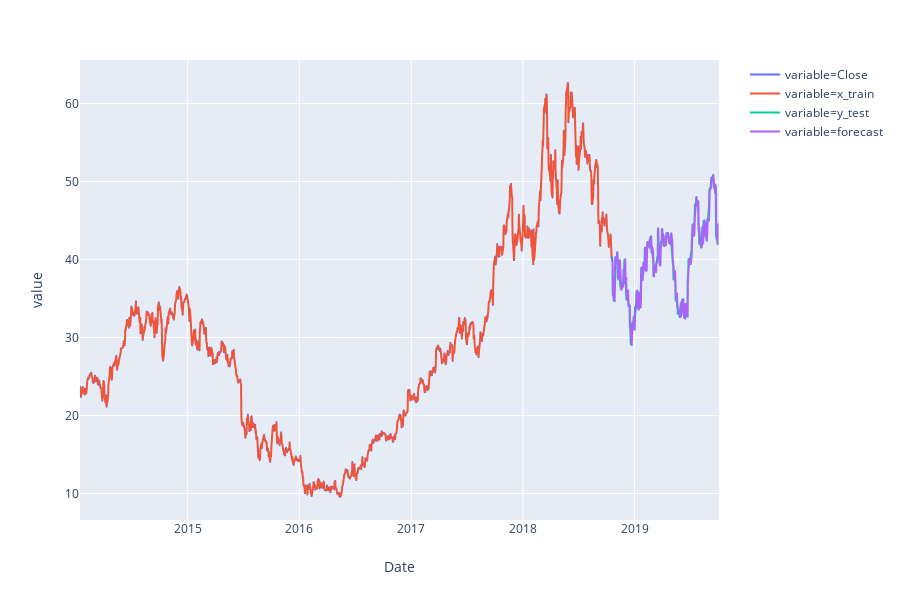

The notebook cell this image was saved under:
### Code cell
#slice dataframes for training data and testing data
cdf_train= cdf[0:len(x_train)].copy()
cdf_train.loc[:,'x_train']=scaler.inverse_transform(x_train)
cdf_train.loc[:,'y_train']=scaler.inverse_transform(y_train)

cdf_test= cdf[len(x_train):].copy()
cdf_test.loc[:,'x_test']=scaler.inverse_transform(x_test)
cdf_test.loc[:,'y_test']=scaler.inverse_transform(y_test)
cdf_test.loc[:,'forecast']=scaler.inverse_transform(forecast_set)

#Try to combine two dataframes
cdf_train_test = pd.concat([cdf_train,cdf_test],sort=False)
#Try to plot predicted values

cdf_plot=cdf_train_test[['Close','x_train','y_test','forecast']]
tidy_df_test = cdf_plot.reset_index().melt(id_vars=["Date"])
px.line(tidy_df_test, x="Date", y="value", color="variable")

### Figure 1 — Plotly figure (JSON) as saved in the notebook; plotly's stock layout.template omitted (floating-point values rounded to 4 significant figures; data arrays with more than 128 entries replaced by an {"elided": "..."} marker saying what was removed)
{"data": [{"hoverlabel": {"namelength": 0}, "hovertemplate": "variable=Close<br>Date=%{x}<br>value=%{y}", "legendgroup": "variable=Close", "line": {"color": "#636efa", "dash": "solid"}, "mode": "lines", "name": "variable=Close", "showlegend": true, "type": "scattergl", "x": {"elided": "1442 str values"}, "xaxis": "x", "y": {"elided": "1442 float values"}, "yaxis": "y"}, {"hoverlabel": {"namelength": 0}, "hovertemplate": "variable=x_train<br>Date=%{x}<br>value=%{y}", "legendgroup": "variable=x_train", "line": {"color": "#EF553B", "dash": "solid"}, "mode": "lines", "name": "variable=x_train", "showlegend": true, "type": "scattergl", "x": {"elided": "1442 str values"}, "xaxis": "x", "y": {"elided": "1442 float values"}, "yaxis": "y"}, {"hoverlabel": {"namelength": 0}, "hovertemplate": "variable=y_test<br>Date=%{x}<br>value=%{y}", "legendgroup": "variable=y_test", "line": {"color": "#00cc96", "dash": "solid"}, "mode": "lines", "name": "variable=y_test", "showlegend": true, "type": "scattergl", "x": {"elided": "1442 str values"}, "xaxis": "x", "y": {"elided": "1442 float values"}, "yaxis": "y"}, {"hoverlabel": {"namelength": 0}, "hovertemplate": "variable=forecast<br>Date=%{x}<br>value=%{y}", "legendgroup": "variable=forecast", "line": {"color": "#ab63fa", "dash": "solid"}, "mode": "lines", "name": "variable=forecast", "showlegend": true, "type": "scattergl", "x": {"elided": "1442 str values"}, "xaxis": "x", "y": {"elided": "1442 float values"}, "yaxis": "y"}], "layout": {"height": 600, "legend": {"tracegroupgap": 0}, "margin": {"t": 60}, "xaxis": {"anchor": "y", "domain": [0, 0.98], "title": {"text": "Date"}}, "yaxis": {"anchor": "x", "domain": [0, 1], "title": {"text": "value"}}}}
